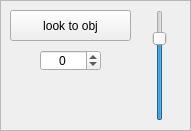
  <widget class="QFrame" name="fraHeadCamTilt">
   <property name="geometry">
    <rect>
     <x>370</x>
     <y>30</y>
     <width>191</width>
     <height>131</height>
    </rect>
   </property>
   <property name="minimumSize">
    <size>
     <width>141</width>
     <height>41</height>
    </size>
   </property>
   <property name="frameShape">
    <enum>QFrame::StyledPanel</enum>
   </property>
   <property name="frameShadow">
    <enum>QFrame::Plain</enum>
   </property>
   <property name="lineWidth">
    <number>1</number>
   </property>
   <widget class="QPushButton" name="cmdHeadCamTilt_look_to_obj">
    <property name="geometry">
     <rect>
      <x>10</x>
      <y>10</y>
      <width>121</width>
      <height>31</height>
     </rect>
    </property>
    <property name="statusTip">
     <string extracomment="send head cam to a harcoded angle to have the obj in fov"/>
    </property>
    <property name="text">
     <string>look to obj</string>
    </property>
   </widget>
   <widget class="QSlider" name="head_camera_tilt_slider">
    <property name="geometry">
     <rect>
      <x>150</x>
      <y>10</y>
      <width>20</width>
      <height>111</height>
     </rect>
    </property>
    <property name="minimum">
     <number>-90</number>
    </property>
    <property name="maximum">
     <number>25</number>
    </property>
    <property name="orientation">
     <enum>Qt::Vertical</enum>
    </property>
   </widget>
   <widget class="QSpinBox" name="boxHeadCamTilt_cam_angle">
    <property name="geometry">
     <rect>
      <x>40</x>
      <y>50</y>
      <width>61</width>
      <height>21</height>
     </rect>
    </property>
    <property name="wrapping">
     <bool>false</bool>
    </property>
    <property name="alignment">
     <set>Qt::AlignCenter</set>
    </property>
    <property name="buttonSymbols">
     <enum>QAbstractSpinBox::UpDownArrows</enum>
    </property>
    <property name="keyboardTracking">
     <bool>false</bool>
    </property>
    <property name="showGroupSeparator" stdset="0">
     <bool>false</bool>
    </property>
    <property name="minimum">
     <number>-90</number>
    </property>
    <property name="maximum">
     <number>35</number>
    </property>
    <property name="value">
     <number>0</number>
    </property>
    <property name="displayIntegerBase">
     <number>10</number>
    </property>
   </widget>
  </widget>
